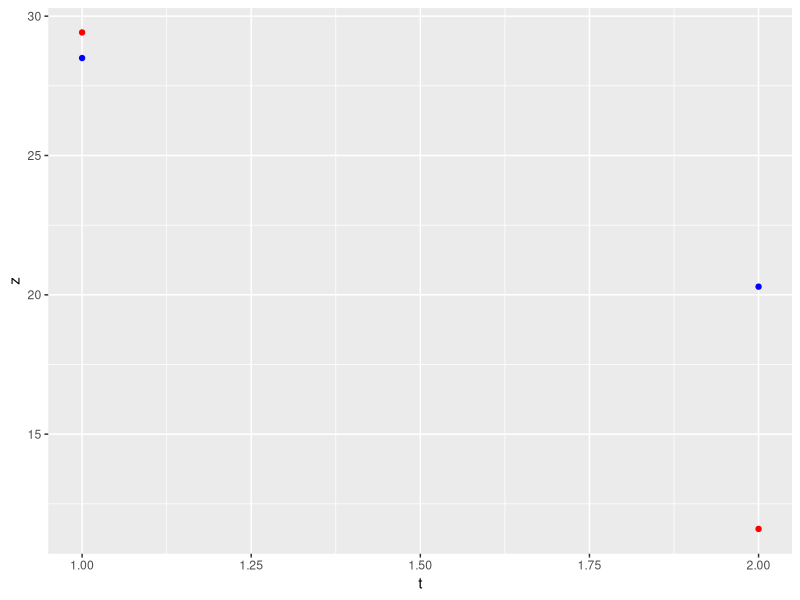

Reproduce this figure in R.
#this simulates data for zooplankton and fish over time
#created with Jeremiah 12/4/24 and the numbers we used are almost totally random

library(ggplot2)


z1 <- rnorm(1,30,1)
f1 <- rnorm(1,20+0.4*z1,5)
z2 <- rnorm(1, 0.5*z1-0.1*f1,1)
f2 <- rnorm(1, 0.4*z2+0.9*f1, 5)

data.frame(z=c(z1,z2), f=c(f1,f2), t=c(1,2))

x <- data.frame(z=c(z1,z2), f=c(f1,f2), t=c(1,2))

ggplot(data=x, aes(x=t))+
  geom_point(aes(y=z),color = "red")+
  geom_point(aes(y=f),color = "blue")


  


